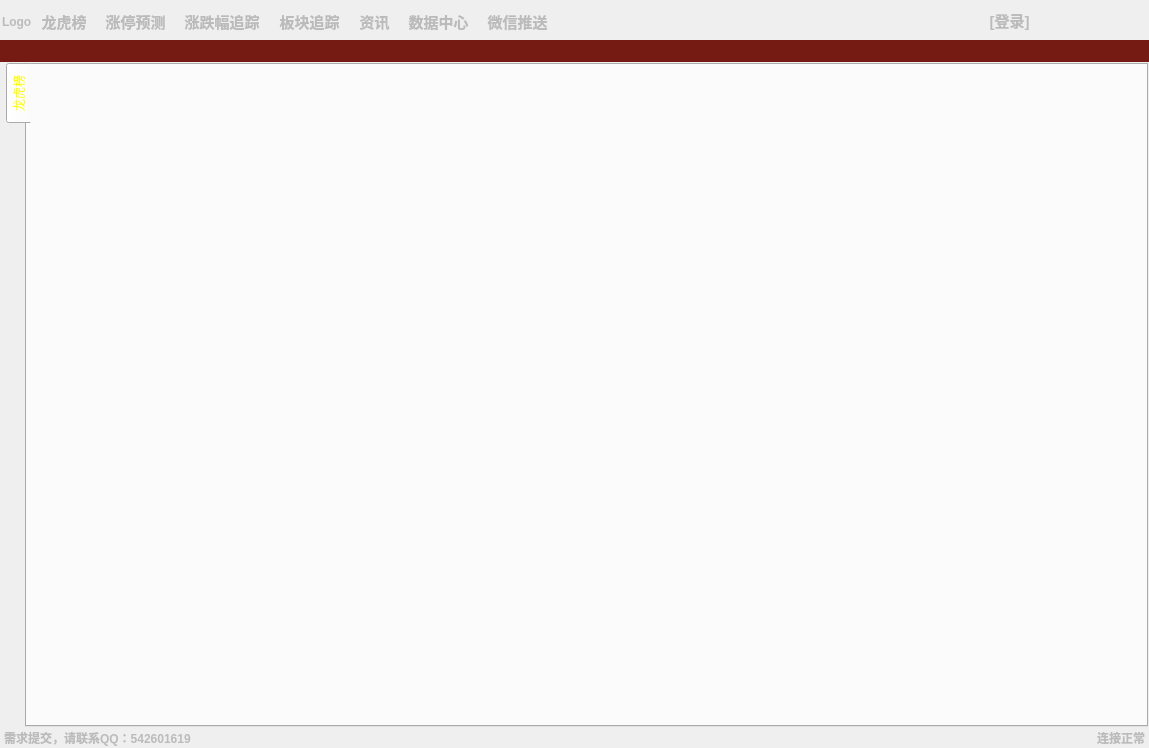
<?xml version="1.0" encoding="UTF-8"?>
<ui version="4.0">
 <class>MainWindow</class>
 <widget class="QMainWindow" name="MainWindow">
  <property name="geometry">
   <rect>
    <x>0</x>
    <y>0</y>
    <width>1149</width>
    <height>748</height>
   </rect>
  </property>
  <property name="windowTitle">
   <string>MainWindow</string>
  </property>
  <property name="windowIcon">
   <iconset resource="UI_Resource.qrc">
    <normaloff>:/Imag/Imag/icon.ico</normaloff>:/Imag/Imag/icon.ico</iconset>
  </property>
  <property name="styleSheet">
   <string notr="true"/>
  </property>
  <widget class="QWidget" name="centralwidget">
   <property name="styleSheet">
    <string notr="true">/* === Shared === */
QStackedWidget, QLabel, QPushButton, QRadioButton, QCheckBox, 
QGroupBox, QStatusBar, QToolButton, QComboBox, QDialog {
    color: #BBBBBB;
    font-family: &quot;Segoe UI&quot;;
}

/* === QWidget === */
QWidget:window {
    color: #BBBBBB;
    font-family: &quot;Segoe UI&quot;;
}

/* === QToolTip === */
QToolTip {
    color: yellow;
}

/* === QPushButton === */
QPushButton {
    padding: 4px;
    min-width: 65px;
    min-height: 12px;
}

QPushButton:hover {
}

QPushButton:pressed {
    color: yellow;
}

QPushButton:disabled {
    color: #333333;
}

/* === Checkable items === */
QCheckBox::indicator, QRadioButton::indicator, QTreeView::indicator {
    width: 16px;
    height: 16px;
}

QRadioButton::indicator {
}

QCheckBox::indicator::checked, QRadioButton::indicator::checked, QTreeView::indicator::checked {
}

QCheckBox::indicator:disabled, QRadioButton::indicator:disabled, QTreeView::indicator:disabled {
}

QCheckBox::indicator::checked:disabled, QRadioButton::indicator::checked:disabled, QTreeView::indicator::checked:disabled {
}

/* === QComboBox === */
QComboBox {
    color: white;
    padding:1px 2em 1px 3px;
}

QComboBox::drop-down {
    subcontrol-origin: padding;
    subcontrol-position: top right;
}

QComboBox::down-arrow {
    width: 6px;
    height: 6px;
}

/* === QGroupBox === */
QGroupBox {
    margin-top: 2ex;
}

QGroupBox::title {
    color: yellow;
    subcontrol-origin: margin;
    subcontrol-position: top left;
    margin-left: 5px;
}

/* === QTabWidget === */
QTabWidget::pane {
}

/* === QTabBar === */
QTabBar::tab {
    color: #BBBBBB;
}

QTabBar::tab:hover {
}

QTabBar::tab:selected {
    color: yellow
}

/* === QToolBar === */
QToolBar {
    padding: 1px;
}

QToolBar:handle {
    color: #BBBBBB;
}

QToolBar::separator {
    width: 6px;
}

/* === QToolButton === */
QToolButton {
    margin: 1px;
}

QToolButton:hover {
}

QToolButton[popupMode=&quot;1&quot;] { /* only for MenuButtonPopup */
    padding-right: 20px; /* make way for the popup button */
}

QToolButton::menu-button {
    width: 16px;
}

QToolButton::menu-button:hover {
    width: 16px;
}

QToolButton:checked, QToolButton:pressed {
    color: yellow;
}

/* === QMenu === */
QMenu {
    color: white;
    padding: 1px;
}

QMenu::item {
    padding: 2px 25px 2px 20px;
}

QMenu::item:disabled {
    color: #666666;
}

QMenu::item:selected {
}

QMenu::icon:checked {

}

QMenu::separator {
    height: 1px;
    margin-left: 10px;
    margin-right: 10px;
    margin-top: 1px;
    margin-bottom: 1px;
}

QMenu::indicator {
    width: 13px;
    height: 13px;
}

/* === QMenuBar === */
QMenuBar {
    color: white;
}

QMenuBar::item {
}

QMenuBar::item:disabled {
    color: gray;
}

QMenuBar::item:selected {
}

QMenuBar::item:pressed {
}

/* === QScrollBar:vertical === */
QScrollBar:vertical {
    width: 16px;
    margin: 16px 0 16px 0;
}

QScrollBar::handle:vertical {
    min-height: 16px;
}

QScrollBar::add-line:vertical {
    height: 16px;
    subcontrol-position: bottom;
    subcontrol-origin: margin;
}

QScrollBar::sub-line:vertical {
    height: 16px;
    subcontrol-position: top;
    subcontrol-origin: margin;
}

QScrollBar::add-page:vertical, QScrollBar::sub-page:vertical {
}

QScrollBar:up-arrow:vertical, QScrollBar:down-arrow:vertical {
    width: 6px;
    height: 6px;
}

/* === QScrollBar:horizontal === */
QScrollBar:horizontal {
    height: 16px;
    margin: 0 16px 0 16px;
}

QScrollBar::handle:horizontal {
    min-width: 16px;
}

QScrollBar::add-line:horizontal {
    width: 16px;
    subcontrol-position: right;
    subcontrol-origin: margin;
}

QScrollBar::sub-line:horizontal {
    width: 16px;
    subcontrol-position: left;
    subcontrol-origin: margin;
}

QScrollBar::add-page:horizontal, QScrollBar::sub-page:horizontal {
}

QScrollBar:left-arrow:horizontal, QScrollBar:right-arrow:horizontal {
    width: 6px;
    height: 6px;
}

/* =================== */
QLineEdit, QListView, QTreeView, QTableView, QAbstractSpinBox {
    color: #BBBBBB;
}

QAbstractScrollArea, QLineEdit, QTextEdit, QAbstractSpinBox, QComboBox {
    border: 1px solid #333333;

}

/* === QHeaderView === */
QHeaderView::section {
    color: #BBBBBB;
    padding: 3px 0 3px 4px;
}

/* === QListView === */
QListView::item:hover {
}

QListView::item:selected {
    color: yellow;
}

/* === QTableView === */
QTableView::item:hover {
}

QTableView::item:hover {
    color: yellow;
}

/* === QTreeView === */
QTreeView::item {
}

QTreeView::item:hover {
}

QTreeView::item:selected {
    color: yellow;
}

QTreeView::branch {

}

QTreeView::branch:has-siblings:adjoins-item {

}

QTreeView::branch:has-siblings:!adjoins-item {

}

QTreeView::branch:closed:has-children:has-siblings {

}

QTreeView::branch:has-children:!has-siblings:closed {

}

QTreeView::branch:!has-children:!has-siblings:adjoins-item {

}

QTreeView::branch:open:has-children:has-siblings {

}

QTreeView::branch:open:has-children:!has-siblings {

}

/* === Customizations === */
QFrame#infoLabel {
}
2.

.QWidget {
}

QToolBar {
}

QDialog, QFileDialog {
}

QTabWidget::pane { /* The tab widget frame */
}

QTabWidget::tab-bar {
    left: 5px; /* move to the right by 5px */
}


/* Nice Windows-XP-style password character. */
QLineEdit[echoMode=&quot;2&quot;] {
    lineedit-password-character: 9679;
}

QHeaderView::section {
     color: white;
     padding-left: 4px;
 }

 QHeaderView::section:checked
 {
 }


/* We provide a min-width and min-height for push buttons
   so that they look elegant regardless of the width of the text. */
QPushButton {
    border-radius: 5;
    padding: 3px;
    min-width: 9ex;
    min-height: 2.5ex;
}

QPushButton:hover {
}

/* Increase the padding, so the text is shifted when the button is
   pressed. */
QPushButton:pressed {
    padding-top: 5px;
}

QLabel, QAbstractButton {
    font: bold;
}

/* Mark mandatory fields with a brownish color. */
.mandatory {
    color: brown;
}

/* Bold text on status bar looks awful. */
QStatusBar QLabel {
   font: normal;
}

QStatusBar::item {
    border-radius: 2;
}

QStackedWidget, QComboBox, QLineEdit, QSpinBox, QTextEdit, QListView, QWebView, QTreeView, QHeaderView {
    selection-color: #0a214c;
}

QListView {
    show-decoration-selected: 1;
}

QListView::item:hover {
}

/* We reserve 1 pixel space in padding. When we get the focus,
   glow. */
QLineEdit, QFrame {
    padding: 1px;
}

QLineEdit:focus, QFrame:focus {
    padding: 0px;
}

/* A QLabel is a QFrame  */
QLabel {
    padding: 0;
}

/* A QToolTip is a QLabel  */
QToolTip {
    padding: 5px;
    opacity: 200;
}

QRadioButton:hover, QCheckBox:hover {
}

/* Force the dialog's buttons to follow the Windows guidelines. */
QDialogButtonBox {
    button-layout: 0;
}



</string>
   </property>
   <layout class="QVBoxLayout" name="verticalLayout">
    <property name="spacing">
     <number>0</number>
    </property>
    <property name="margin">
     <number>0</number>
    </property>
    <item>
     <widget class="QFrame" name="QFrame_Top">
      <property name="maximumSize">
       <size>
        <width>16777215</width>
        <height>40</height>
       </size>
      </property>
      <property name="styleSheet">
       <string notr="true"/>
      </property>
      <property name="frameShape">
       <enum>QFrame::NoFrame</enum>
      </property>
      <property name="frameShadow">
       <enum>QFrame::Raised</enum>
      </property>
      <property name="lineWidth">
       <number>0</number>
      </property>
      <layout class="QHBoxLayout" name="horizontalLayout_2">
       <property name="spacing">
        <number>0</number>
       </property>
       <property name="margin">
        <number>0</number>
       </property>
       <item>
        <widget class="QFrame" name="QFrame_MainMenu">
         <property name="maximumSize">
          <size>
           <width>16777215</width>
           <height>40</height>
          </size>
         </property>
         <property name="styleSheet">
          <string notr="true">
QToolButton
{
    border:none;
	font-weight:bold;
    padding: 3px;
    font-family: &quot;Verdana&quot;;
    font-size: 15px;
    text-align: center;
	border-radius: 3;
}
QToolButton::hover, QToolButton::pressed , QToolButton::checked
{
	background-color: rgb(117,27,19);
	font-size: 15px;
	text-decoration: underline;
    text-align: right;
    padding-Top: 8px;
    font-weight:100;
	font-weight:bold;
    background-repeat:no-repeat;
    background-position: center left;
}
</string>
         </property>
         <property name="frameShape">
          <enum>QFrame::NoFrame</enum>
         </property>
         <property name="frameShadow">
          <enum>QFrame::Plain</enum>
         </property>
         <property name="lineWidth">
          <number>0</number>
         </property>
         <layout class="QHBoxLayout" name="horizontalLayout_3">
          <property name="spacing">
           <number>0</number>
          </property>
          <property name="leftMargin">
           <number>0</number>
          </property>
          <property name="topMargin">
           <number>3</number>
          </property>
          <property name="rightMargin">
           <number>0</number>
          </property>
          <property name="bottomMargin">
           <number>0</number>
          </property>
          <item>
           <widget class="QLabel" name="QLabeLogo">
            <property name="text">
             <string>Logo</string>
            </property>
           </widget>
          </item>
          <item>
           <widget class="QToolButton" name="QToolButton_mRankList">
            <property name="autoFillBackground">
             <bool>false</bool>
            </property>
            <property name="text">
             <string>龙虎榜</string>
            </property>
            <property name="checkable">
             <bool>false</bool>
            </property>
            <property name="autoRaise">
             <bool>true</bool>
            </property>
           </widget>
          </item>
          <item>
           <widget class="QToolButton" name="QToolButton_mLimit">
            <property name="text">
             <string>涨停预测</string>
            </property>
            <property name="autoRaise">
             <bool>true</bool>
            </property>
           </widget>
          </item>
          <item>
           <widget class="QToolButton" name="QToolButton_mFuctuation">
            <property name="text">
             <string>涨跌幅追踪</string>
            </property>
            <property name="autoRaise">
             <bool>true</bool>
            </property>
           </widget>
          </item>
          <item>
           <widget class="QToolButton" name="QToolButton_mSecType">
            <property name="font">
             <font>
              <family>Verdana</family>
              <pointsize>-1</pointsize>
              <weight>75</weight>
              <bold>true</bold>
             </font>
            </property>
            <property name="styleSheet">
             <string notr="true"/>
            </property>
            <property name="text">
             <string>板块追踪</string>
            </property>
            <property name="autoRaise">
             <bool>true</bool>
            </property>
           </widget>
          </item>
          <item>
           <widget class="QToolButton" name="QToolButton_mNews">
            <property name="text">
             <string>资讯</string>
            </property>
            <property name="popupMode">
             <enum>QToolButton::InstantPopup</enum>
            </property>
            <property name="autoRaise">
             <bool>true</bool>
            </property>
           </widget>
          </item>
          <item>
           <widget class="QToolButton" name="QToolButton_mBigDatas">
            <property name="text">
             <string>数据中心</string>
            </property>
           </widget>
          </item>
          <item>
           <widget class="QToolButton" name="QToolButton_Setting">
            <property name="text">
             <string>微信推送</string>
            </property>
           </widget>
          </item>
         </layout>
        </widget>
       </item>
       <item>
        <spacer name="horizontalSpacer">
         <property name="orientation">
          <enum>Qt::Horizontal</enum>
         </property>
         <property name="sizeHint" stdset="0">
          <size>
           <width>78</width>
           <height>20</height>
          </size>
         </property>
        </spacer>
       </item>
       <item>
        <widget class="QFrame" name="frame_2">
         <property name="styleSheet">
          <string notr="true">QToolButton
{
    border:none;
	font-weight:bold;
    padding: 3px;
    font-family: &quot;Verdana&quot;;
    font-size: 15px;
    text-align: center;
}
QToolButton::hover, QToolButton::pressed , QToolButton::checked
{
	font-size: 15px;
	text-decoration: underline;
    text-align: right;
    padding-Bottom: 8px;
    font-weight:100;

}
</string>
         </property>
         <property name="frameShape">
          <enum>QFrame::NoFrame</enum>
         </property>
         <property name="frameShadow">
          <enum>QFrame::Raised</enum>
         </property>
         <layout class="QHBoxLayout" name="horizontalLayout_4">
          <property name="spacing">
           <number>0</number>
          </property>
          <property name="margin">
           <number>0</number>
          </property>
          <item>
           <widget class="QToolButton" name="QToolButton_Login">
            <property name="text">
             <string>[登录]</string>
            </property>
            <property name="autoRaise">
             <bool>true</bool>
            </property>
           </widget>
          </item>
          <item>
           <widget class="QToolButton" name="QToolButton_Min">
            <property name="text">
             <string/>
            </property>
            <property name="icon">
             <iconset resource="UI_Resource.qrc">
              <normaloff>:/Imag/Imag/minimizePressed.png</normaloff>:/Imag/Imag/minimizePressed.png</iconset>
            </property>
            <property name="autoRaise">
             <bool>true</bool>
            </property>
           </widget>
          </item>
          <item>
           <widget class="QToolButton" name="QToolButton_Normal">
            <property name="text">
             <string/>
            </property>
            <property name="icon">
             <iconset resource="UI_Resource.qrc">
              <normaloff>:/Imag/Imag/restorePressed.png</normaloff>:/Imag/Imag/restorePressed.png</iconset>
            </property>
            <property name="autoRaise">
             <bool>true</bool>
            </property>
           </widget>
          </item>
          <item>
           <widget class="QToolButton" name="QToolButton_Max">
            <property name="text">
             <string/>
            </property>
            <property name="icon">
             <iconset resource="UI_Resource.qrc">
              <normaloff>:/Imag/Imag/maximizePressed.png</normaloff>:/Imag/Imag/maximizePressed.png</iconset>
            </property>
            <property name="autoRaise">
             <bool>true</bool>
            </property>
           </widget>
          </item>
          <item>
           <widget class="QToolButton" name="QToolButton_Close">
            <property name="font">
             <font>
              <family>Verdana</family>
              <pointsize>-1</pointsize>
              <weight>75</weight>
              <bold>true</bold>
             </font>
            </property>
            <property name="mouseTracking">
             <bool>false</bool>
            </property>
            <property name="focusPolicy">
             <enum>Qt::NoFocus</enum>
            </property>
            <property name="contextMenuPolicy">
             <enum>Qt::NoContextMenu</enum>
            </property>
            <property name="acceptDrops">
             <bool>false</bool>
            </property>
            <property name="layoutDirection">
             <enum>Qt::LeftToRight</enum>
            </property>
            <property name="autoFillBackground">
             <bool>false</bool>
            </property>
            <property name="styleSheet">
             <string notr="true"/>
            </property>
            <property name="locale">
             <locale language="Chinese" country="China"/>
            </property>
            <property name="inputMethodHints">
             <set>Qt::ImhNone</set>
            </property>
            <property name="text">
             <string/>
            </property>
            <property name="icon">
             <iconset resource="UI_Resource.qrc">
              <normaloff>:/Imag/Imag/closePressed.png</normaloff>:/Imag/Imag/closePressed.png</iconset>
            </property>
            <property name="autoRepeat">
             <bool>false</bool>
            </property>
            <property name="autoExclusive">
             <bool>false</bool>
            </property>
            <property name="popupMode">
             <enum>QToolButton::DelayedPopup</enum>
            </property>
            <property name="autoRaise">
             <bool>true</bool>
            </property>
           </widget>
          </item>
         </layout>
        </widget>
       </item>
      </layout>
     </widget>
    </item>
    <item>
     <widget class="QFrame" name="QFrame_Menu">
      <property name="styleSheet">
       <string notr="true">QWidget
{
	background-color: rgb(117,27,19);
}

QPushButton
{
	background-color: rgb(160,80,21);
	font-weight:bold;
    padding: 1px;
    font-family: &quot;Verdana&quot;;
    font-size: 15px;
    text-align: center;
	border-style: solid;
	border-radius: 3;
}
QPushButton::hover,  QToolButton::checked
{
	font-size: 15px;
	text-decoration: underline;
    font-weight:100;
	font-weight:bold;
    background-repeat:no-repeat;
}
QToolButton::pressed
{
	background-color: rgb(255, 253, 238);
}
</string>
      </property>
      <layout class="QHBoxLayout" name="horizontalLayout_5">
       <property name="spacing">
        <number>0</number>
       </property>
       <property name="margin">
        <number>0</number>
       </property>
       <item>
        <spacer name="horizontalSpacer_4">
         <property name="orientation">
          <enum>Qt::Horizontal</enum>
         </property>
         <property name="sizeType">
          <enum>QSizePolicy::Fixed</enum>
         </property>
         <property name="sizeHint" stdset="0">
          <size>
           <width>35</width>
           <height>20</height>
          </size>
         </property>
        </spacer>
       </item>
       <item>
        <widget class="QFrame" name="QFrame_CMenu">
         <property name="frameShape">
          <enum>QFrame::NoFrame</enum>
         </property>
         <property name="frameShadow">
          <enum>QFrame::Raised</enum>
         </property>
         <layout class="QHBoxLayout" name="horizontalLayout_6">
          <property name="leftMargin">
           <number>0</number>
          </property>
          <property name="topMargin">
           <number>5</number>
          </property>
          <property name="rightMargin">
           <number>0</number>
          </property>
          <property name="bottomMargin">
           <number>5</number>
          </property>
         </layout>
        </widget>
       </item>
       <item>
        <spacer name="horizontalSpacer_3">
         <property name="orientation">
          <enum>Qt::Horizontal</enum>
         </property>
         <property name="sizeHint" stdset="0">
          <size>
           <width>40</width>
           <height>20</height>
          </size>
         </property>
        </spacer>
       </item>
      </layout>
     </widget>
    </item>
    <item>
     <widget class="QFrame" name="QFrame_Right">
      <property name="frameShape">
       <enum>QFrame::NoFrame</enum>
      </property>
      <property name="frameShadow">
       <enum>QFrame::Raised</enum>
      </property>
      <property name="lineWidth">
       <number>0</number>
      </property>
      <layout class="QGridLayout" name="gridLayout_4">
       <property name="horizontalSpacing">
        <number>0</number>
       </property>
       <property name="margin">
        <number>0</number>
       </property>
       <item row="0" column="0">
        <widget class="QTabWidget" name="tabWidget">
         <property name="focusPolicy">
          <enum>Qt::TabFocus</enum>
         </property>
         <property name="contextMenuPolicy">
          <enum>Qt::DefaultContextMenu</enum>
         </property>
         <property name="acceptDrops">
          <bool>false</bool>
         </property>
         <property name="layoutDirection">
          <enum>Qt::LeftToRight</enum>
         </property>
         <property name="autoFillBackground">
          <bool>false</bool>
         </property>
         <property name="styleSheet">
          <string notr="true"/>
         </property>
         <property name="tabPosition">
          <enum>QTabWidget::West</enum>
         </property>
         <property name="currentIndex">
          <number>0</number>
         </property>
         <widget class="QWidget" name="tab1">
          <property name="inputMethodHints">
           <set>Qt::ImhNone</set>
          </property>
          <attribute name="title">
           <string>龙虎榜</string>
          </attribute>
         </widget>
        </widget>
       </item>
      </layout>
     </widget>
    </item>
    <item>
     <layout class="QHBoxLayout" name="sizeGrip_layout">
      <property name="spacing">
       <number>0</number>
      </property>
      <item>
       <widget class="QFrame" name="QFrame_Bottom">
        <property name="maximumSize">
         <size>
          <width>16777215</width>
          <height>35</height>
         </size>
        </property>
        <property name="frameShape">
         <enum>QFrame::NoFrame</enum>
        </property>
        <property name="frameShadow">
         <enum>QFrame::Plain</enum>
        </property>
        <property name="midLineWidth">
         <number>0</number>
        </property>
        <layout class="QHBoxLayout" name="horizontalLayout">
         <property name="spacing">
          <number>0</number>
         </property>
         <property name="leftMargin">
          <number>3</number>
         </property>
         <property name="topMargin">
          <number>0</number>
         </property>
         <property name="rightMargin">
          <number>3</number>
         </property>
         <property name="bottomMargin">
          <number>0</number>
         </property>
         <item>
          <widget class="QLabel" name="label_2">
           <property name="text">
            <string>需求提交，</string>
           </property>
          </widget>
         </item>
         <item>
          <widget class="QLabel" name="label_3">
           <property name="text">
            <string>请联系QQ：542601619</string>
           </property>
          </widget>
         </item>
         <item>
          <spacer name="horizontalSpacer_2">
           <property name="orientation">
            <enum>Qt::Horizontal</enum>
           </property>
           <property name="sizeHint" stdset="0">
            <size>
             <width>586</width>
             <height>13</height>
            </size>
           </property>
          </spacer>
         </item>
         <item>
          <widget class="QLabel" name="label_4">
           <property name="maximumSize">
            <size>
             <width>20</width>
             <height>20</height>
            </size>
           </property>
           <property name="autoFillBackground">
            <bool>false</bool>
           </property>
           <property name="text">
            <string/>
           </property>
           <property name="textFormat">
            <enum>Qt::RichText</enum>
           </property>
           <property name="pixmap">
            <pixmap resource="UI_Resource.qrc">:/Imag/Imag/Signal.ico</pixmap>
           </property>
           <property name="scaledContents">
            <bool>true</bool>
           </property>
          </widget>
         </item>
         <item>
          <widget class="QLabel" name="label_5">
           <property name="text">
            <string>连接正常</string>
           </property>
          </widget>
         </item>
        </layout>
       </widget>
      </item>
     </layout>
    </item>
   </layout>
  </widget>
 </widget>
 <resources>
  <include location="UI_Resource.qrc"/>
 </resources>
 <connections>
  <connection>
   <sender>QToolButton_Close</sender>
   <signal>clicked()</signal>
   <receiver>MainWindow</receiver>
   <slot>close()</slot>
   <hints>
    <hint type="sourcelabel">
     <x>881</x>
     <y>16</y>
    </hint>
    <hint type="destinationlabel">
     <x>449</x>
     <y>357</y>
    </hint>
   </hints>
  </connection>
  <connection>
   <sender>QToolButton_Max</sender>
   <signal>clicked()</signal>
   <receiver>MainWindow</receiver>
   <slot>showMaximized()</slot>
   <hints>
    <hint type="sourcelabel">
     <x>846</x>
     <y>16</y>
    </hint>
    <hint type="destinationlabel">
     <x>449</x>
     <y>357</y>
    </hint>
   </hints>
  </connection>
  <connection>
   <sender>QToolButton_Normal</sender>
   <signal>clicked()</signal>
   <receiver>MainWindow</receiver>
   <slot>showNormal()</slot>
   <hints>
    <hint type="sourcelabel">
     <x>813</x>
     <y>16</y>
    </hint>
    <hint type="destinationlabel">
     <x>449</x>
     <y>357</y>
    </hint>
   </hints>
  </connection>
  <connection>
   <sender>QToolButton_Min</sender>
   <signal>clicked()</signal>
   <receiver>MainWindow</receiver>
   <slot>showMinimized()</slot>
   <hints>
    <hint type="sourcelabel">
     <x>785</x>
     <y>16</y>
    </hint>
    <hint type="destinationlabel">
     <x>449</x>
     <y>357</y>
    </hint>
   </hints>
  </connection>
 </connections>
</ui>
